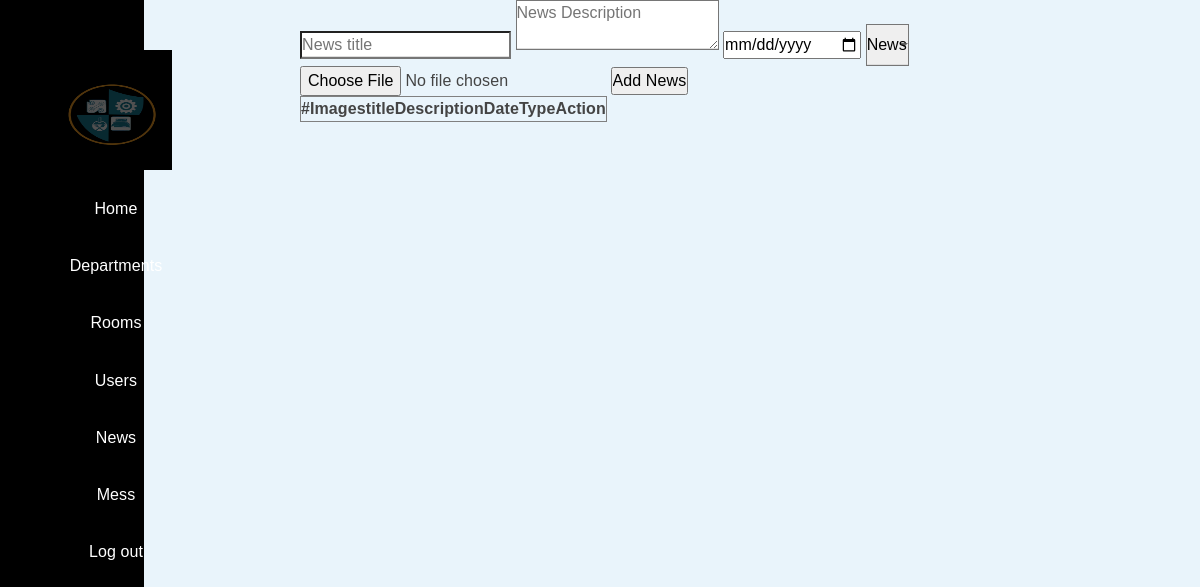
Before: /news.php with the older database file.
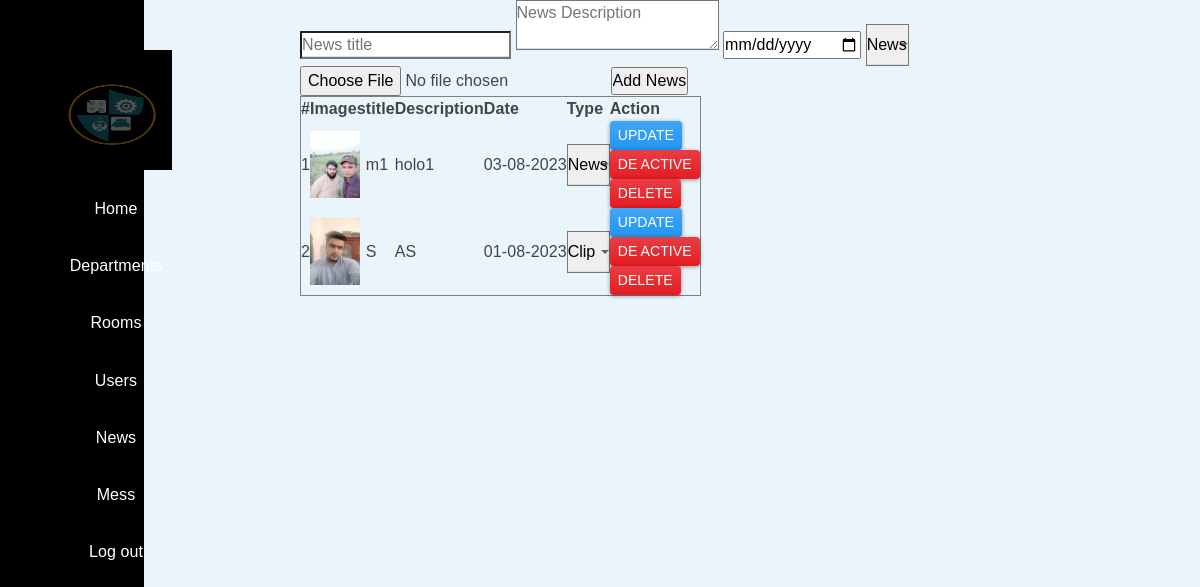
After: the same page with the newer database file.
### tables this page shows
CREATE TABLE `news` (
  `id` int(11) NOT NULL,
  `image` varchar(255) NOT NULL,
  `title` varchar(255) NOT NULL,
  `description` text NOT NULL,
  `issue_date` date NOT NULL,
  `type` tinyint(4) NOT NULL,
  `is_active` int(11) NOT NULL
);

### helpers/dbfun.php (called while the page is built, shortened)
<?php
function all_data($db, $table, $where = null, $count = false)
{
    $condition = '';
    $qry = "SELECT * FROM $table  $condition ";
    $res = mysqli_query($db, $qry);
    if ($count == false) {
        return mysqli_fetch_all($res, MYSQLI_ASSOC);
    } elseif ($count == true) {
        return mysqli_num_rows($res);
    }
}

### helpers/helpers.php (called while the page is built, shortened)
<?php
function uploads($name = null)
{
    if ($name != null) {
        return SITE_URL . 'uploads/' . $name;
    }
    return "";
}

### news.php (the view, shortened to what this page needs)
<?php require_once 'layout/admin/header.php'; ?>
<?php include_once 'layout/admin/sidebar.php'; ?>
<?php
$news = all_data($db, 'news');
?>
<div style="margin-left: 300px;">
    <div>
        <form method="post" enctype="multipart/form-data">
            <input type="text" value="<?= $_POST['title'] ?? '' ?>" name="title" placeholder="News title" />
            <textarea value="<?= $_POST['description'] ?? '' ?>" name="description" placeholder="News Description"><?= $_POST['description'] ?? '' ?></textarea>
            <input type="date" value="<?= $_POST['issue_date'] ?? '' ?>" name="issue_date">
            <select name="type">
                <option <?= $_POST['type'] ?? '' == 0 ? 'selected' : '' ?> value="0">News</option>
            </select>
            <input type="file" name="image">
            <input type="submit" name="add_news" value="Add News">
        </form>
    </div>
    <div>
        <table border="1">
            <thead>
                <tr>
                    <th>#</th>
                    <th>Images</th>
                    <th>title</th>
                    <th>Description</th>
                    <th>Date</th>
                    <th>Type</th>
                    <th>Action</th>
                </tr>
            </thead>
            <tbody>
                <?php foreach ($news as $index => $single) {
                ?>
                    <tr>
                        <td><?= $index + 1 ?></td>
                        <td>
                            <img width="50" src="<?= uploads($single['image']) ?>">
                        </td>
                        <td class="news_title"><?= $single['title']; ?></td>
                        <td class="news_desc"><?= $single['description']; ?></td>
                        <td class="news_date"><?= date('d-m-Y', strtotime($single['issue_date'])); ?></td>
                        <td class="type">
                            <select name="type" class="type-change" data-id="<?= $single['id'] ?>">
                                <option <?= $single['type'] == 0 ? 'selected' : '' ?> value="0">News</option>
                                <option <?= $single['type'] == 1 ? 'selected' : '' ?> value="1">Clip</option>
                            </select>
                        </td>
                        <td>
                            <button type="button" class="btn btn-sm btn-primary update-news" data-news_id="<?= $single['id'] ?>">Update</button>
                            <?php
                            if ($single['is_active'] == 0) {
                                echo '<form action="" method="POST">
                                <input type="hidden" name="id" value="' . $single['id'] . '">
                                <input type="hidden" name="field" value="is_active">
                                <input type="hidden" name="val" value="1">
                                <input type="submit" value="Active" class="btn btn-sm btn-success">
                            </form>';
                            } else {
                                echo '<form action="" method="POST">
                                <input type="hidden" name="id" value="' . $single['id'] . '">
                                <input type="hidden" name="field" value="is_active">
                                <input type="hidden" name="val" value="0">
                                <input type="submit" value="De Active" class="btn btn-sm btn-danger ">
                            </form>';
                            }
                            ?>
                            <?= '<form method="POST">
                                <input type="hidden" name="id" value="' . $single['id'] . '">
                                <input type="hidden" name="delete_img" value="' . $single['image'] . '">
                                <input type="submit" name="delete" value="Delete" class="btn btn-sm btn-danger">
                            </form>'; ?>
                        </td>
                    </tr>
                <?php } ?>
            </tbody>
        </table>
    </div>
</div>
<?php require_once 'layout/admin/footer.php'; ?>

Changed rows visible on the page:
added news: image (picture), title "m1", description "holo1", issue_date "03-08-2023", type "News"
added news: image (picture), title "S", description "AS", issue_date "01-08-2023", type "Clip"
